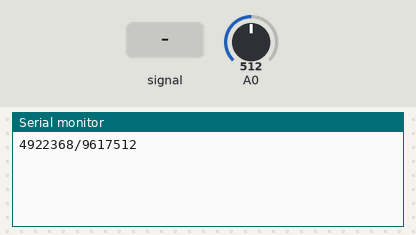
This sketch was run on a simulated Arduino Uno, built with avr-gcc and run on an emulated ATmega328P. Shown: the last lines printed to the serial monitor. The inputs (shaded band) are chosen by the test bench; at power-on: A0 = 512.

Above: at 1.2 s.
1.3 s: A0 fed a 200 Hz sine of ±81 counts around its level
At 2.6 s:
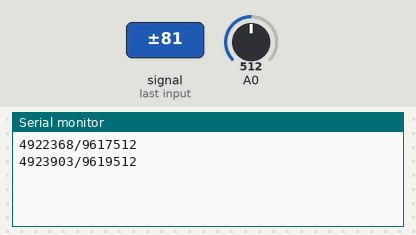
2.8 s: A0 set to 716
At 3.8 s:
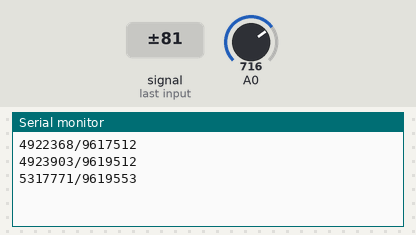
4.3 s: A0 fed a 1000 Hz sine of ±255 counts around its level
At 5.6 s:
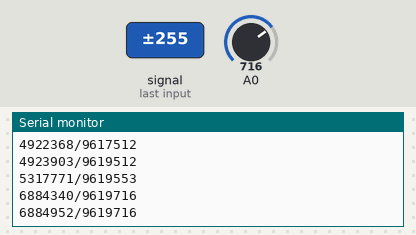
5.8 s: A0 set to 900
At 6.6 s:
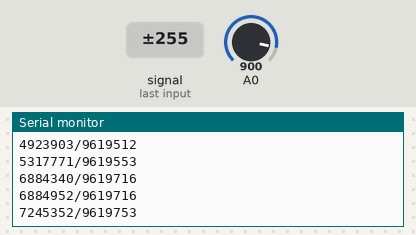
Timing chart, 0 to 8.3 s (numbered marks = the images above; inputs shaded):
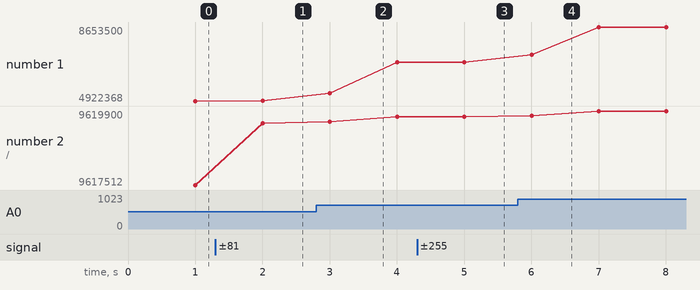

Measured:
- after the input at 1.3 s, the serial monitor: prints a new line after 0.70 s (image 1)
- after the input at 2.8 s, the serial monitor: prints a new line after 0.20 s (image 2)
- after the input at 4.3 s, the serial monitor: prints a new line after 0.70 s (image 3)
- after the input at 5.8 s, the serial monitor: prints a new line after 0.20 s (image 4)
- plotted number 1: 4922368 → 4923903 after the input at 1.3 s, 4923903 → 6884340 after the input at 2.8 s, 6884340 → 6884952 after the input at 4.3 s, 6884952 → 8653500 after the input at 5.8 s
- plotted number 2: 9619512 → 9619716 after the input at 2.8 s, 9619716 → 9619900 after the input at 5.8 s

The sketch:

ADCPots.ino
```cpp
/*
 * https://forum.arduino.cc/index.php?topic=44789.0
 */

volatile long adcbin;
volatile long cnt;


void setup()
{
 Serial.begin(115200);     //begin Serial comm

 adcbin = 0;    //accumulation bin
 cnt = 0;    //count variable

 ADMUX |= (1 << REFS0); // Set ADC reference to AVCC

 ADCSRA |= (1 << ADEN);  // Enable ADC
 ADCSRA |= (1 << ADATE); // Enable auto-triggering
 ADCSRA |= (1 << ADIE);  // Enable ADC Interrupt

 sei();                 // Enable Global Interrupts

 ADCSRA |= (1 << ADSC);  // Start A2D Conversions
}

void loop()
{
 delay(1000);        //Every second:

// ADCSRA &= ~(1 << ADSC);    //Stop ADC
// ADCSRA &= ~(1(ADCSRA,ADIE);    //Disable ADC interrupts

 Serial.print(adcbin,DEC);    //Print the sum of ADC values
 Serial.print("/");
 Serial.print(cnt,DEC);    //divided by the number of samples
 cnt = adcbin / cnt;
 Serial.println(cnt,DEC);    //Gives you the average sample's ADC value

 cnt = 0;            //Re-initialize
 adcbin = 0;

// ADCSRA |= (1 << ADIE);    //Re-enable ADC interrupts and A2D conversions
// ADCSRA |= (1 << ADSC);
}

ISR(ADC_vect)            //ADC interrupt
{
 uint8_t high,low;
 int aval;

 low = ADCL;            //Make certain to read ADCL first, it locks the values
 high = ADCH;            //and ADCH releases them.

 aval = (high << 8) | low;

 /* for further brevity at cost of clarity

     aval = ADCL | (ADCH << 8);

 also seems to work        */

   adcbin = adcbin + aval;    //accumulate the ADC values
   cnt++;            //iterate the counter

}
```
